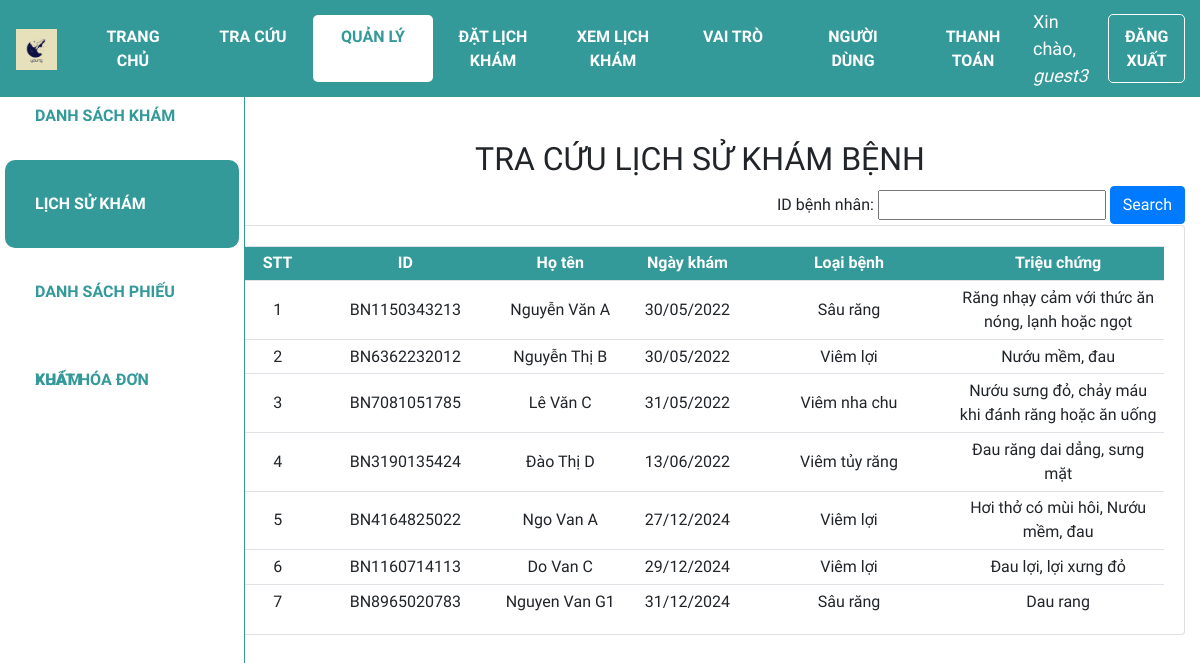
Screenshot of /lsk (signed in) with the database file from the repository.
### web_core/models.py (models this page shows, shortened)
class PHIEUKHAM(models.Model):
    id = ShortUUIDField(
        verbose_name='ID phiếu khám',
        length=10,
        max_length=12,
        prefix="PK",
        alphabet="0123456789",
        primary_key=True
    )
    id_benhnhan = models.ForeignKey(BENHNHAN, on_delete=models.CASCADE, verbose_name='ID bệnh nhân', null=True)
    ngay_kham = models.DateTimeField('Ngày khám', auto_now_add=True)
    trieu_chung = models.CharField('Triệu chứng', max_length=100)
    loai_benh = models.ForeignKey(
        DANHMUC,
        on_delete=models.CASCADE,
        limit_choices_to={'loai': 'Bệnh'},
        related_name='benh',
        verbose_name='Loại bệnh',
        null=True
    )

class BENHNHAN(models.Model):
    GIOITINH = (
        ('Nam', 'Nam'),
        ('Nữ', 'Nữ'),
    )
    id = ShortUUIDField(
        verbose_name='ID bệnh nhân',
        length=10,
        max_length=12,
        prefix="BN",
        alphabet="0123456789",
        primary_key=True
    )
    ho_ten = models.CharField('Họ tên', max_length=100)
    gioi_tinh = models.CharField('Giới tính', max_length=3, choices=GIOITINH)
    ngay_sinh = models.DateField('Ngày sinh', default='1990-01-01', null=True)
    dia_chi = models.CharField('Địa chỉ', max_length=255, null=True)
    appointment = models.OneToOneField('Appointment', on_delete=models.SET_NULL, null=True, blank=True)
    class Meta:
        permissions = [
            ('view_medicalrecord', 'Can view medical record'),
            ('change_medicalrecord', 'Can edit medical record'),
        ]

class DANHMUC(models.Model):
    CATEGORIES = (
        ('Bệnh', 'Bệnh'),
        ('Thuốc', 'Thuốc'),
        ('Đơn vị', 'Đơn vị'),
        ('Cách dùng', 'Cách dùng'),
    )
    id = ShortUUIDField(
        verbose_name='ID Danh mục',
        length=10,
        max_length=12,
        prefix="DM",
        alphabet="0123456789",
        primary_key=True
    )
    ten = models.CharField('Tên', max_length=255, unique=True)
    loai = models.CharField('Loại', max_length=20, choices=CATEGORIES)
    gia_tri = models.IntegerField('Giá trị', null=True, blank=True, validators=[MinValueValidator(0)])
    class Meta:
        permissions = [
            ('add_service', 'Can add service'),
            ('change_service', 'Can edit service'),
            ('delete_service', 'Can delete service'),
            ('view_service', 'Can view service'),
        ]

### web_core/views.py (the view)
# urls.py: path('lsk',views.lsk, name='quanli_lsk'),
@login_required(login_url='login')
def lsk(request):
    lsk = PHIEUKHAM.objects.all().order_by('ngay_kham')
    enum_lsk = enumerate(lsk, start = 1)
    myFilter = LichSuKhamFilter()
    if request.GET.__contains__('ID'):
        myFilter = LichSuKhamFilter(request.GET,queryset=lsk)
        lsk = myFilter.qs
        enum_lsk = enumerate(lsk, start = 1)
    context ={'lsk': lsk, 'myFilter':myFilter, 'enum_lsk': enum_lsk}
    return render(request, 'web_core/lsk.html',context)

### web_core/templates/web_core/lsk.html (shortened to what this page needs)
{% extends 'web_core/main.html' %}
{% block content %}
<div class="row">
    <div class="col-md-2">
        {% include 'web_core/sidebar.html' %}
    </div>
    <div class="col-md-10">
        <h2 class="table-title" style>TRA CỨU LỊCH SỬ KHÁM BỆNH</h2>
        <div class="btn-text-right">
            <form method="get">
                {{myFilter.form}}
                <button class="btn btn-primary" type="submit">Search</button>
            </form>
        </div>
        <div class="card card-body">
            <table class='table table-sm'>
                <tr class="table-head">
                    <th class="small-content">STT</th>
                    <th class="small-content">ID</th>
                    <th class="mid-content">Họ tên</th>
                    <th class="small-content">Ngày khám</th>
                    <th class="small-content">Loại bệnh</th>
                    <th class="large-content">Triệu chứng</th>
                </tr>
                {% for index,lsk in enum_lsk %}
                <tr>
                    <td class="small-content">{{index}}</td>
                    <td class="mid-content">{{lsk.id_benhnhan.id}}</td>
                    <td class="small-content">{{lsk.id_benhnhan.ho_ten}}</td>
                    <td class="small-content">{{lsk.ngay_kham|date:"d/m/Y"}}</td>
                    <td class="large-content">{{lsk.loai_benh.ten}}</td>
                    <td class="large-content">{{lsk.trieu_chung}}</td>
                </tr>
                {% endfor %}
            </table>
        </div>
    </div>
</div>
{% endblock %}

### web_core/templates/web_core/navbar.html (shortened to what this page needs)
{% load static %}
<nav class="navbar navbar-expand-lg my-navbar fixed-top">
    <a href="{% url 'home' %}">
        <img class="navbar-brand" alt="logo-brand" src="{% static 'images/favicon.png' %}" height="50"
            style="padding-bottom: 4px" />
    </a>
    <div class="collapse navbar-collapse" id="navbarNav">
        {% with request.resolver_match.url_name as url_name %}
        <div class="navbar-nav">
            <a class="nav-item nav-link my-nav-item {% if url_name == 'home' %}my-nav-active{% endif %}"
                href="{% url 'home' %}">Trang chủ</a>
            <a class="nav-item nav-link my-nav-item {% if url_name == 'lsk_guest' %}my-nav-active{% endif %}"
                href="{% url 'lsk_guest' %}">Tra cứu</a>
            <a class="nav-item nav-link my-nav-item {% if 'quanli' in url_name %}my-nav-active{% endif %}"
                href="{% url 'quanli_dskb' %}">Quản lý</a>
                <a class="nav-item nav-link my-nav-item {% if url_name == 'book_appointment' %}my-nav-active{% endif %}"
                href="{% url 'book_appointment' %}">Đặt lịch khám</a>
            <a href="{% url 'view_appointments' %}" class="nav-item nav-link my-nav-item view-appointment">
                    Xem lịch khám</a>
            <a class="nav-item nav-link my-nav-item {% if url_name == 'role_list' %}my-nav-active{% endif %}"
                    href="{% url 'role_list' %}">Vai trò</a>
            <a class="nav-item nav-link my-nav-item {% if url_name == 'user_list' %}my-nav-active{% endif %}"
                    href="{% url 'user_list' %}">Người dùng</a>
                    <a class="nav-item nav-link my-nav-item payment {% if url_name == 'payment' %}my-nav-active{% endif %}"
                    href="{% url 'payment' %}">
                    THANH TOÁN
                </a>
        </div>
        {% endwith %}
    </div>
    {% with request.resolver_match.url_name as url_name %}
    {% if request.user.is_authenticated %}
    <span class="hello-msg">Xin chào, <span> {{request.user}} </span></span>
    <a class="nav-item nav-link my-nav-item my-btn" href="{% url 'logout' %}">Đăng xuất</a>
    {% else %}
    <a class="nav-item nav-link my-nav-item my-btn {% if url_name == 'login' %}my-nav-active{% endif %}"
        href="{% url 'login' %}">Đăng nhập</a>
    {% endif %}
    {% endwith %}
</nav>

### web_core/static/css/main.css (style rules this page uses)
* { font-family: 'Baloo 2', cursive; }
html, body { margin: 0; padding: 0; height: 100%; overflow-x: hidden; }

### web_core/templates/web_core/navbar.html (style rules this page uses)
.my-navbar.fixed-top { position: fixed; color: #fff; background-color: #399; z-index: 10; }
.my-nav-item { color: #fff; font-weight: bold; padding: 9.6px 16px !important; text-transform: uppercase; border-radius: 5px; width: 120px; text-align: center; }
.my-nav-active, .my-nav-active:hover { color: #399; background-color: #fff; }
.my-btn { border: 1px solid #fff; margin-right: 10px; }
.hello-msg { font-size: 18px; color: #fff; margin-right: 20px; }
.hello-msg>span { font-style: italic; }
.my-nav-item.view-appointment { color: #fff; font-weight: bold; padding: 9.6px 16px !important; text-transform: uppercase; border-radius: 5px; width: 120px; text-align: center; }
.my-nav-item.payment { background-color: transparent; color: #fff; font-weight: bold; padding: 9.6px 16px; text-transform: uppercase; border-radius: 5px; width: 120px; text-align: center; }

### web_core/templates/web_core/lsk.html (style rules this page uses)
.col-md-2 { padding: 0; }
.col-md-10 { margin-top: 50px; }
.card-body { padding-bottom: 0px; }
.table-title { text-align: center; }
.table td, .table th { vertical-align: middle; text-align: center; }
.small-content { width: 150px; }
.mid-content { width: 250px; }
.large-content { width: 450px; }
.table-head { color: #ffff; background-color: #399; }
.btn-text-right { text-align: right; }

### rows the page displays
PHIEUKHAM: index "1", id_benhnhan.id "BN1150343213", id_benhnhan.ho_ten "Nguyễn Văn A", ngay_kham "30/05/2022", loai_benh.ten "Sâu răng", trieu_chung "Răng nhạy cảm với thức ăn nóng, lạnh hoặc ngọt"
PHIEUKHAM: index "2", id_benhnhan.id "BN6362232012", id_benhnhan.ho_ten "Nguyễn Thị B", ngay_kham "30/05/2022", loai_benh.ten "Viêm lợi", trieu_chung "Nướu mềm, đau"
PHIEUKHAM: index "3", id_benhnhan.id "BN7081051785", id_benhnhan.ho_ten "Lê Văn C", ngay_kham "31/05/2022", loai_benh.ten "Viêm nha chu", trieu_chung "Nướu sưng đỏ, chảy máu khi đánh răng hoặc ăn uống"
PHIEUKHAM: index "4", id_benhnhan.id "BN3190135424", id_benhnhan.ho_ten "Đào Thị D", ngay_kham "13/06/2022", loai_benh.ten "Viêm tủy răng", trieu_chung "Đau răng dai dẳng, sưng mặt"
PHIEUKHAM: index "5", id_benhnhan.id "BN4164825022", id_benhnhan.ho_ten "Ngo Van A", ngay_kham "27/12/2024", loai_benh.ten "Viêm lợi", trieu_chung "Hơi thở có mùi hôi, Nướu mềm, đau"
PHIEUKHAM: index "6", id_benhnhan.id "BN1160714113", id_benhnhan.ho_ten "Do Van C", ngay_kham "29/12/2024", loai_benh.ten "Viêm lợi", trieu_chung "Đau lợi, lợi xưng đỏ"
PHIEUKHAM: index "7", id_benhnhan.id "BN8965020783", id_benhnhan.ho_ten "Nguyen Van G1", ngay_kham "31/12/2024", loai_benh.ten "Sâu răng", trieu_chung "Dau rang"

### other values shown
{{ request.user }} "guest3"
